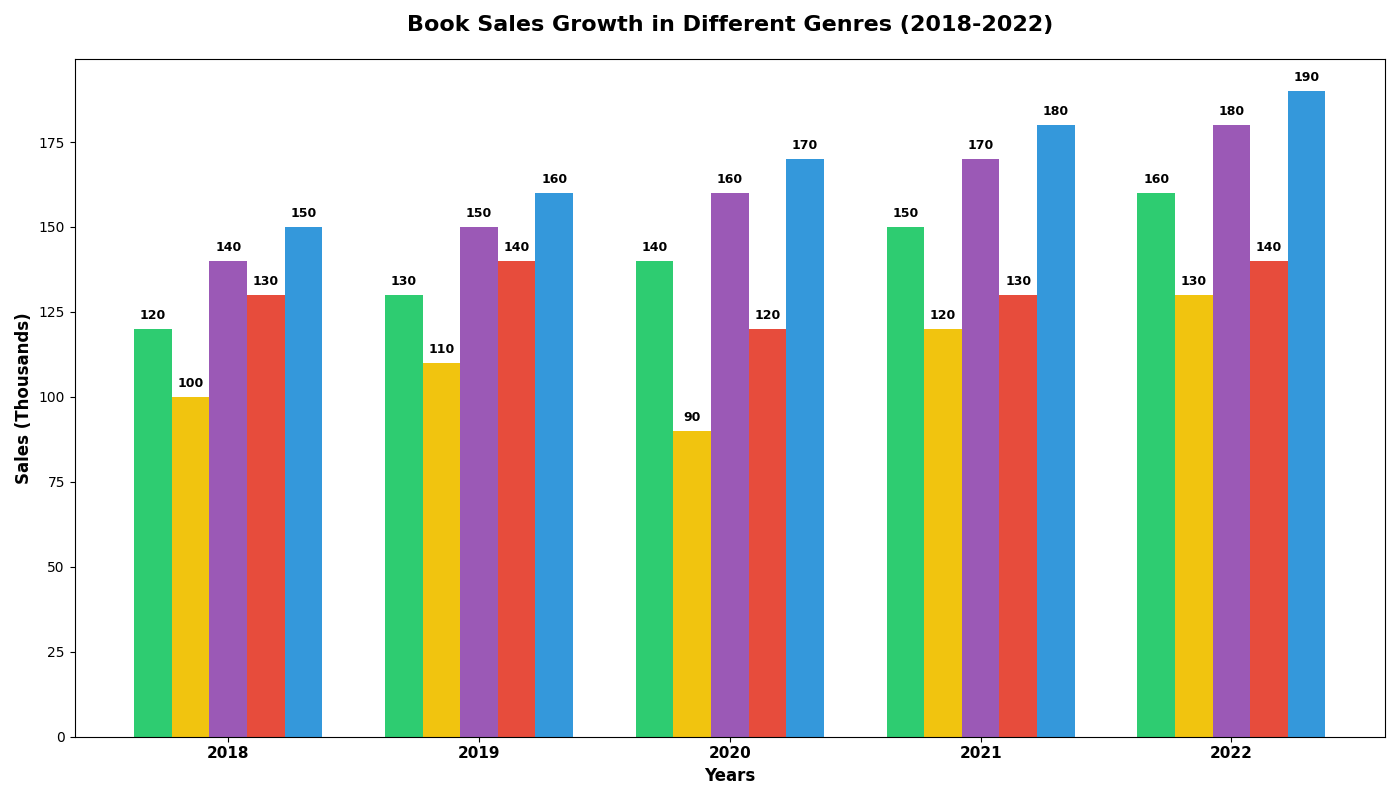

Generate this figure with Python:
import matplotlib.pyplot as plt
import numpy as np

years = ["2018", "2019", "2020", "2021", "2022"]
genres = ["Fantasy", "Mystery", "Romance", "Science Fiction", "Non-Fiction"]

data = np.array([
    [120, 100, 140, 130, 150],  
    [130, 110, 150, 140, 160],  
    [140, 90, 160, 120, 170],   
    [150, 120, 170, 130, 180],  
    [160, 130, 180, 140, 190]
])

# Shuffled colors
colors = ['#2ecc71', '#f1c40f', '#9b59b6', '#e74c3c', '#3498db']

fig, ax = plt.subplots(figsize=(14, 8))

bar_width = 0.15
indices = np.arange(len(years))

for i in range(len(genres)):
    ax.bar(indices + i * bar_width, data[:, i], bar_width, color=colors[i])

ax.set_xlabel('Years', fontsize=12, weight='bold')
ax.set_ylabel('Sales (Thousands)', fontsize=12, weight='bold')
ax.set_title('Book Sales Growth in Different Genres (2018-2022)', fontsize=16, weight='bold', pad=20)
ax.set_xticks(indices + bar_width * (len(genres) - 1) / 2)
ax.set_xticklabels(years, fontsize=11, weight='bold')

for i, genre_sales in enumerate(data.T):
    for j, sales in enumerate(genre_sales):
        ax.text(indices[j] + i * bar_width, sales + 2, f'{sales}', ha='center', va='bottom', fontsize=9, weight='bold')

plt.tight_layout()
plt.show()
